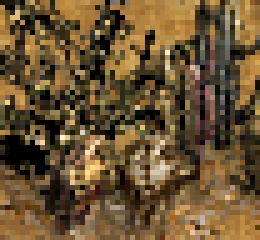
#> input picture Resource/ikan_tol/ikan_tol.bmp, 52 x 48 px (shown 5 times larger)
$ python slice_ikan_tol.py ikan_tol/ikan_tol.bmp
#> lines starting #> are read from the running program, lines starting #| are printed output that depends on the picture
"""
Slice monster image into 4 slices for detection in opposite direction.

Usage:
    py slice_ikan_tol.py <source_image_path>

Example:
    py slice_ikan_tol.py media_image.png
"""

import os
import sys
from PIL import Image

IKAN_TOL_DIR = os.path.join(os.path.dirname(__file__), 'ikan_tol')
NUM_SLICES = 4


def slice_image(src_path):
    """Slice a source image into 4 vertical slices and 4 quadrants, then save as BMP."""
#> called with src_path = 'ikan_tol/ikan_tol.bmp'
    os.makedirs(IKAN_TOL_DIR, exist_ok=True)
    img = Image.open(src_path).convert('RGB')
#> img is the input picture: PIL image 52x48 RGB; mean R, G, B 106.4, 83.8, 51.6
    w, h = img.size
#> w = 52; h = 48

    # Save full base image
    base_path = os.path.join(IKAN_TOL_DIR, 'ikan_tol.bmp')
    img.save(base_path, 'BMP')
    print(f'  Saved base: {base_path} ({w}x{h})')
#|   Saved base: Resource/ikan_tol/ikan_tol.bmp (52x48)

    # Save 4 vertical slices
    slice_w = w // NUM_SLICES
#> slice_w = 13
    for s in range(NUM_SLICES):
        left = s * slice_w
        right = (s + 1) * slice_w if s < NUM_SLICES - 1 else w
        crop = img.crop((left, 0, right, h))
        slice_path = os.path.join(IKAN_TOL_DIR, f'ikan_tol_{s + 1}.bmp')
        crop.save(slice_path, 'BMP')
        print(f'  Saved vertical slice {s + 1}: {slice_path} ({crop.size[0]}x{crop.size[1]})')

    # Save 4 quadrant slices (2x2 grid)
    half_w, half_h = w // 2, h // 2
#> half_w = 26; half_h = 24
    quads = [
        (0, 0, half_w, half_h),
        (half_w, 0, w, half_h),
        (0, half_h, half_w, h),
        (half_w, half_h, w, h),
    ]
    for idx, box in enumerate(quads, start=1):
        q = img.crop(box)
        q_path = os.path.join(IKAN_TOL_DIR, f'ikan_tol_q{idx}.bmp')
        q.save(q_path, 'BMP')
        print(f'  Saved quad slice {idx}: {q_path} ({q.size[0]}x{q.size[1]})')
#> this loop made 4 passes
#|   Saved quad slice 1: Resource/ikan_tol/ikan_tol_q1.bmp (26x24)
#|   Saved quad slice 2: Resource/ikan_tol/ikan_tol_q2.bmp (26x24)
#|   Saved quad slice 3: Resource/ikan_tol/ikan_tol_q3.bmp (26x24)
#|   Saved quad slice 4: Resource/ikan_tol/ikan_tol_q4.bmp (26x24)
#> pass 1, in slice_image, `q = img.crop(box)`:
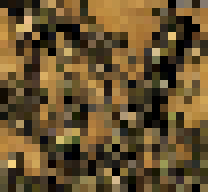
#> q: PIL image 26x24 RGB (shown 8 times larger); mean R, G, B 102.8, 81.6, 46.7
#> pass 2, in slice_image, `q = img.crop(box)`:
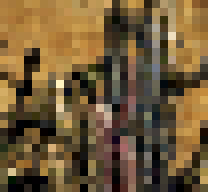
#> q: PIL image 26x24 RGB (shown 8 times larger); mean R, G, B 112.2, 89.4, 55.7
#> pass 3, in slice_image, `q = img.crop(box)`:
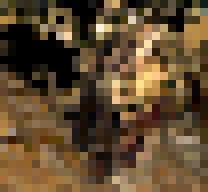
#> q: PIL image 26x24 RGB (shown 8 times larger); mean R, G, B 96.1, 74.9, 47.7
#> after the loop:
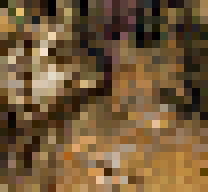
#> q: PIL image 26x24 RGB (shown 8 times larger); mean R, G, B 114.3, 89.2, 56.4


def main():
    if len(sys.argv) < 2:
        print('Usage: py slice_ikan_tol.py <source_image_path>')
        sys.exit(1)
    src = sys.argv[1]
    if not os.path.isfile(src):
        print(f'ERROR: File not found: {src}')
        sys.exit(1)
    slice_image(src)
    print('\nDone!')


if __name__ == '__main__':
    main()
